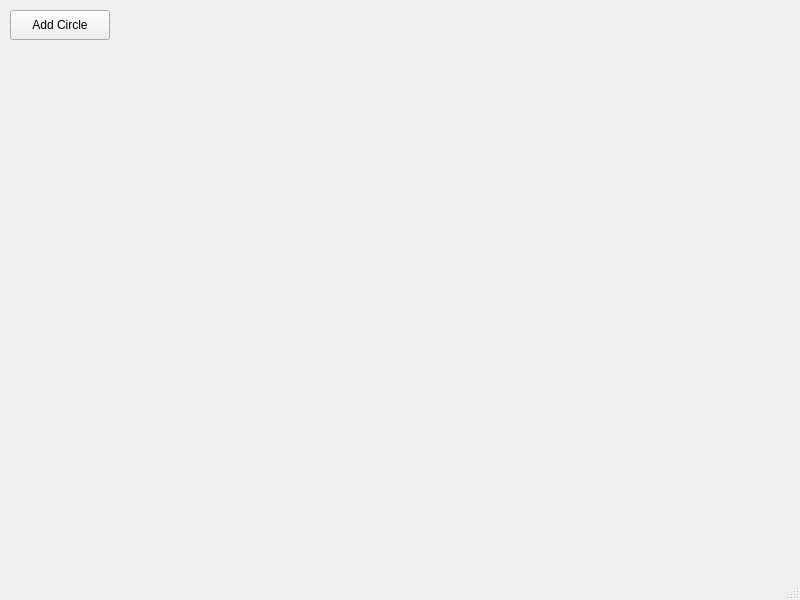
<?xml version="1.0" encoding="utf-8"?>
<ui version="4.0">
 <class>MainWindow</class>
 <widget class="QMainWindow" name="MainWindow">
  <property name="geometry">
   <rect>
    <x>100</x>
    <y>100</y>
    <width>800</width>
    <height>600</height>
   </rect>
  </property>
  <property name="windowTitle">
   <string>Circle Drawer</string>
  </property>
  <widget class="QWidget" name="centralwidget">
   <widget class="QPushButton" name="pushButton">
    <property name="geometry">
     <rect>
      <x>10</x>
      <y>10</y>
      <width>100</width>
      <height>30</height>
     </rect>
    </property>
    <property name="text">
     <string>Add Circle</string>
    </property>
   </widget>
  </widget>
  <widget class="QStatusBar" name="statusbar"/>
 </widget>
 <resources/>
 <connections/>
</ui>
